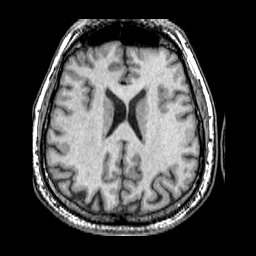
%> input picture material/code/visionbook/07Segm2/images/mribrain.png, 256 x 256 px
$ octave levelset_demo3.m   (GNU Octave 9; MATLAB toolbox functions it lacks are replaced by stand-ins)
%> lines starting %> are read from the running program, lines starting %| are printed output that depends on the picture
### material/code/visionbook/07Segm2/levelset.m
function f=levelset(f,im,mu,nu,c1,c2,lambda1,lambda2,kappa,g,tau) ;
% LEVELSET implementation of active contours
% CMP Vision Algorithms http://visionbook.felk.cvut.cz
%
% We implement a level set active contour segmentation method
%
% Warning: The level-set evolution formulation
%  is
% deceptively simple.  Robust and fast implementation of level set methods
% on a discrete grid typically use special upwind update schemes with
% frequent re-initialization to maintain the distance function property of
% phi and a narrow band approach for
% acceleration . However, these techniques are unsuitable for
% Matlab implementation. We have therefore adopted a technique
% proposed by Li  that augments the criterion C to
% penalize the deviation of phi from the signed distance function
%
% Usage: f = levelset(f,im,mu,nu,c1,c2,lambda1,lambda2,kappa,g,tau)
% Inputs:
%   f  [m x n]  Initial value of the level set function
%     phi, which should be negative inside, zero on the boundary and
%     positive outside. The initial value of phi does not have to
%     be a signed distance function but the convergence might be more
%     difficult if it deviates from it too much.
%   im  [m x n]  Image being segmented.
%   mu  1x1  Coefficient mu for the curve length part of
%     the criterion.
%   nu  1x1  Coefficient nu for the area part of the
%     criterion. It plays the role of the balloon force
%     . A positive (negative) nu makes the contour shrink
%     (grow).
%   c1, c2  1x1  Expected intensities c_1, c_2 of the inside
%     (outside) of the object to be segmented for the
%     Chan-Vese area intensity criterion.
%   lambda1  1x1
%   lambda2  1x1  Coefficients lambda_1, lambda_2
%     for the  Chan-Vese area intensity criterion.
%   kappa  1x1  Coefficient kappa to penalize deviation of
%     phi from the signed distance function.
%   g  [m x n]  Distance metric weight g. Defaults to constant 1
%     everywhere.
%   tau  1x1  Time step tau. By default it is calculated from
%     the CFL condition  so that the level set front
%     is guaranteed not to move further than one grid point at each
%     iteration. However, larger tau can often be used to
%     accelerate the convergence. If the iterations start to be
%     unstable,  tau should be decreased.
% Outputs:
%   f  [m x n]  Final level set state phi.

% If needed, set the time step tau and initialize some variables;
% areas will be used in the stopping criterion
% epsilon is the size of
% the smoothed Dirac delta_varepsilon.

if nargin<11
  tau = 0.9/( abs(mu) + abs(nu) + abs(lambda1+lambda2) + abs(kappa) );
end

if nargin<10,
  g=ones(size(f)) ;
end ;

epsilon = 1.5;   i = 0;   areas = [];

% We iterate in a while-loop until convergence. In the loop, we
% ensure the correct boundary conditions (see NeumannBoundCond),
% calculate the gradient and the
% normalized gradient. eps guards against division by zero.
% The Chan-Vese area intensity term fchvese does not depend on
% f and can be taken out of the loop.
fchvese = lambda1*(im-c1).^2 - lambda2*(im-c2).^2;
while true
  f = NeumannBoundCond(f);
  [ux,uy] = gradient(f);
  normu = sqrt( ux.^2 + uy.^2 + eps );
  nx = ux ./ normu;  % normalized gradient
  ny = uy ./ normu;
% All parts of the right-hand side of the evolution
% equation (??) are evaluated:
% the distance function deviation term fdist and the curve and area
% terms fcurvearea. We assemble an update using a smoothed Dirac
% d (delta_varepsilon). Note that except for fdist, the rest of the terms only
% influences a narrow zone around the zero level set.
  fdist = kappa * ( 4*del2(f)-divergence(nx,ny) );
  fcurvearea = mu*divergence(g.*nx,g.*ny) + nu.*g;
  d  = (0.5/epsilon)*(1+cos(pi*f/epsilon)).*(abs(f)<epsilon);
  fu = fdist + d.*(fcurvearea+fchvese);
  f  = f + tau*fu;

% The stopping criterion is as in Section ??. In addition,
% we stop after a fixed number of iterations.
  area  = sum( f(:)<0 );
  areas = [areas area];
  if length(areas)>10
    areas = areas(end-9:end);  % keep last 10 areas
    if max(areas)-min(areas)<1 || i>1000, break; end
  end

  if rem(i,50)==0,
    figure(1) ; subplot(121) ; imagesc(im) ; colormap(gray) ;
    axis equal ; hold on ;
    contour(f,[0 0],'r') ; hold off ; colorbar ;
    subplot(122) ; imagesc(f,[-100 100]) ;
    axis equal ; colormap(jet) ; hold on ;
    contour(f,[0 0],'k') ; hold off ; colorbar ;
%    subplot(223) ; plot(f(75,:)) ; grid on ;
%    subplot(224) ; plot(step*fu(75,:)) ; grid on ;
    pause(0.01) ;
  end ;
  i = i+1;
end % end of the while loop
disp([ 'Iterations: ' num2str(i) ]) ;

% Usage: div = divergence(x,y)
% Straightforward implementation of the divergence.

function div=divergence(x,y);
  [xx,junk] = gradient(x);
  [junk,yy] = gradient(y);
  div = xx + yy;

% Usage: f = NeumannBoundCond(f)
% This function enforces Neumann boundary conditions, i.e., that
% the (centered) gradient is zero on the boundary. This is not strictly
% necessary but sometimes increases the stability. Note that this
% function depends on the finite-difference discretization scheme used to
% calculate the gradient.

function f = NeumannBoundCond(f)
[nrow,ncol] = size(f);
f([1 nrow],[1 ncol]) = f( [3 nrow-2], [3 ncol-2] );
f([1 nrow],2:end-1)  = f( [3 nrow-2], 2:end-1 );
f(2:end-1,[1 ncol])  = f( 2:end-1, [3 ncol-2] );


### material/code/visionbook/07Segm2/levelset_demo3.m
img=double(imread('images/mribrain.png')) ;
%> img: size 256x256 double; min 0, max 255, mean 70.4; mean of the top-left, top-right, bottom-left and bottom-right quarters 66.6, 66.1, 76.8, 72.1
%img=imresize(img,0.25) ;
[ny,nx]=size(img) ;
%> ny = 256; nx = 256
[x,y]=meshgrid(1:nx,1:ny) ;
f=sqrt((x-128).^2+(y-112).^2)-5 ;
g=ones(ny,nx) ;

figure(1) ; clf ;
imagesc(img) ; colormap(gray) ; axis equal ; axis tight ; hold on ;
contour(f,[0 0],'r') ; hold off ; colorbar ;
%> after `colorbar`:
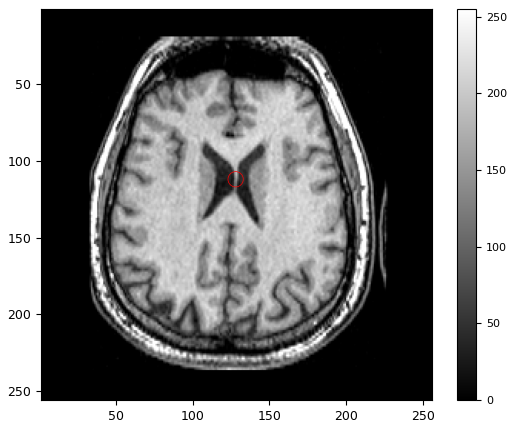
%> figure redrawn from the program's plot data
print -depsc output_images/levelset_input2.eps
figure(2) ;imagesc(f) ; colorbar ;
hold on ;
contour(f,[0 0],'k') ; hold off ;
%> after `contour(f,[0 0],'k')`:
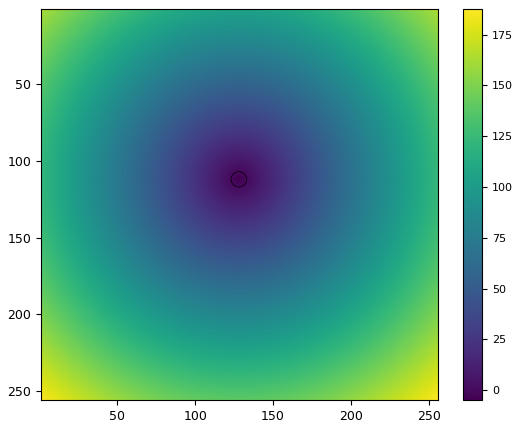
%> figure redrawn from the program's plot data
print -depsc output_images/levelset_lsetinput2.eps

f1=levelset(f,img,500,0,100,30,0.5,0.5,0.05,g,1) ;
%> in levelset, `fchvese = lambda1*(im-c1).^2 - lambda2*(im-c2).^2;`:
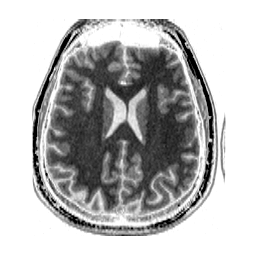
%> fchvese: size 256x256 double; min -13300, max 4550, mean -377.9; drawn with min black and max white
%> the loop in levelset, `while true` made 1002 passes
%> (area, areas) on passes 1 to 12: (54, 54), (53, [54 53]), (52, [54 53 52]), (48, [54 53 52 48]), (51, [54 53 52 48 51]), (59, [54 53 52 48 51 59]), (69, [54 53 52 48 51 59 69]), (72, [54 53 52 48 51 59 69 72]), (79, [54 53 52 48 51 59 69 72 79]), (90, [54 53 52 48 51 59 69 72 79 90]), (91, [53 52 48 51 59 69 72 79 90 91]), (95, [52 48 51 59 69 72 79 90 91 95])
%> after the loop in levelset, `while true`:
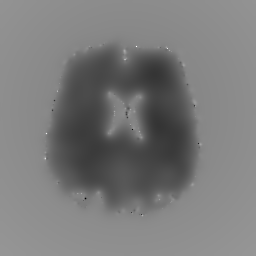
%> f: size 256x256 double; min -1031.7, max 1037.1, mean -34.7; drawn with min black and max white
%> after the loop in levelset, `while true`: areas = [20723 20721 20722 20721 20724 20729 20729 20738 20732 20727]; i = 1001
%| Iterations: 1001
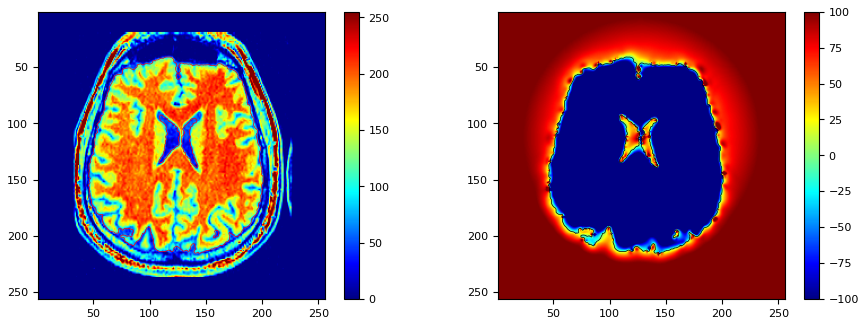
%> figure redrawn from the program's plot data, 2 panels
%g=ones(size(f)) ;
%f1=levelset(f,img,0,0,10,110,1,1,0.1,g) ;

figure(3) ;imagesc(img) ; colormap(gray) ; axis equal ; axis tight ; hold on ;
contour(f1,[0 0],'r') ; hold off ; colorbar ;

print -depsc output_images/levelset_output2.eps
figure(4) ;imagesc(f1,[-100 100]) ; colorbar ;
hold on ;
contour(f1,[0 0],'k') ; hold off ;
%> after `contour(f1,[0 0],'k')`:
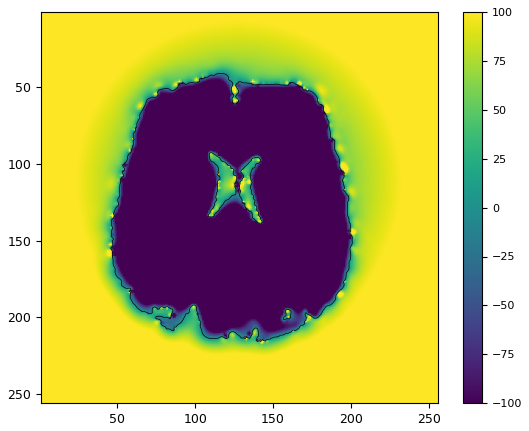
%> figure redrawn from the program's plot data
print -depsc output_images/levelset_lsetoutput2.eps
